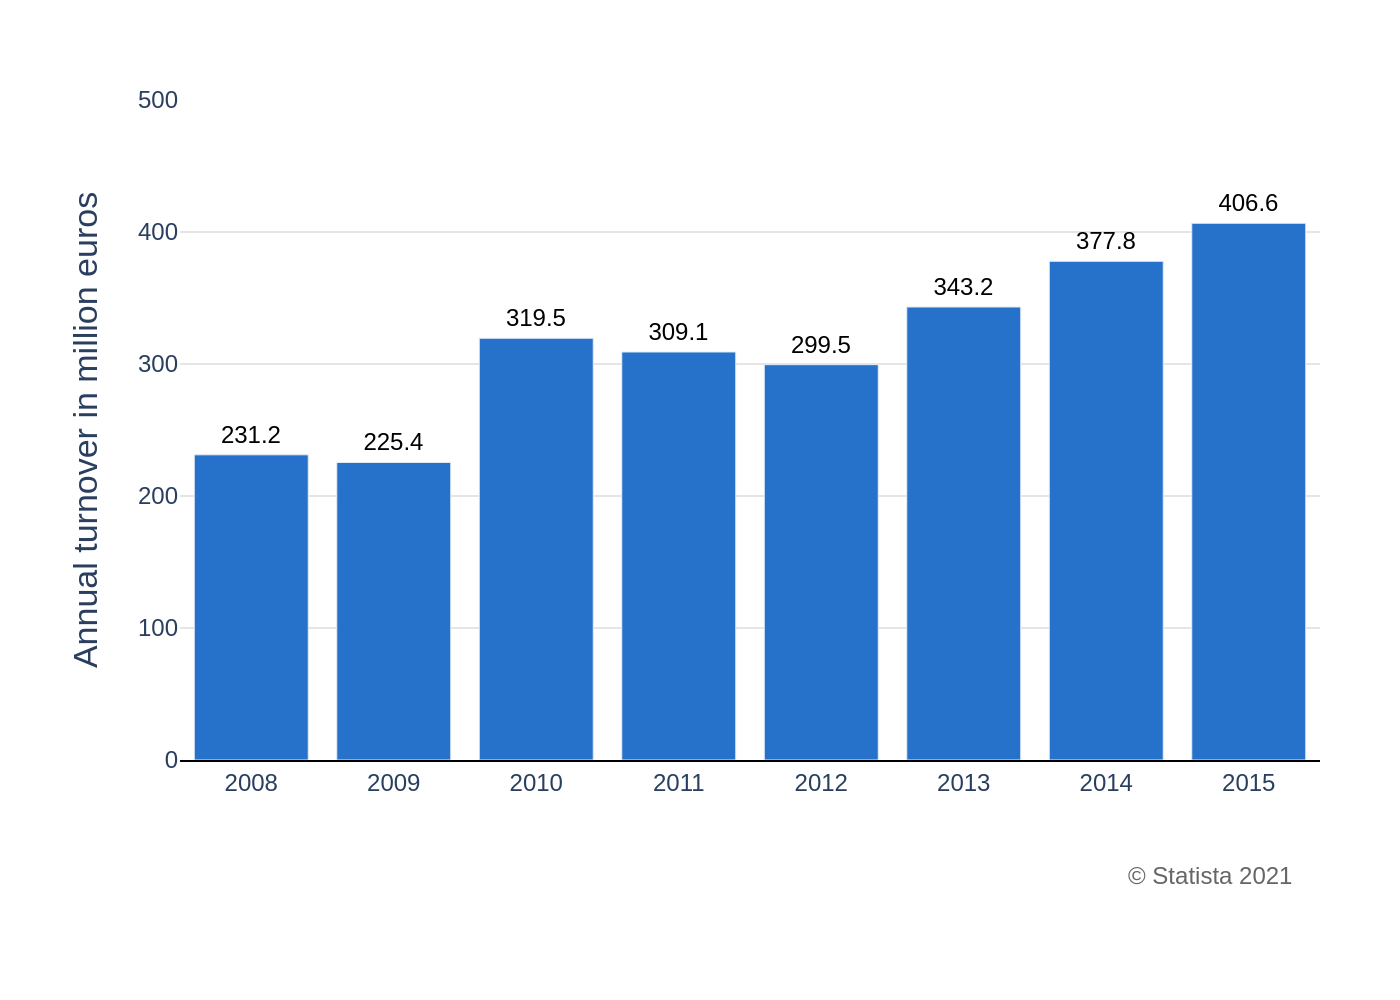

The script that drew this image:
import sys
import json
import plotly.graph_objects as go
from pathlib import Path

# Ensure a JSON file path is provided as a command-line argument
if len(sys.argv) != 2:
    print("Usage: python generate_chart.py <path_to_json_file>")
    sys.exit(1)

json_path = sys.argv[1]

# Read and decode the JSON file
try:
    with open(json_path, 'r', encoding='utf-8') as f:
        config = json.load(f)
except FileNotFoundError:
    print(f"Error: JSON file not found at '{json_path}'")
    sys.exit(1)
except json.JSONDecodeError:
    print(f"Error: Failed to decode JSON from '{json_path}'")
    sys.exit(1)

# Extract data, texts, and colors from the JSON structure
chart_data = config['chart_data']
texts = config['texts']
colors = config['colors']

# Prepare data for Plotly
x_values = [item['x'] for item in chart_data]
y_values = [item['y'] for item in chart_data]

# Create the figure object
fig = go.Figure()

# Add the bar trace with data values as text labels
fig.add_trace(go.Bar(
    x=x_values,
    y=y_values,
    text=[f'{val:.1f}' for val in y_values],
    textposition='outside',
    marker_color=colors['bar_color'],
    cliponaxis=False,  # Allow text to be drawn outside the plot area
    textfont=dict(
        family="Arial",
        size=12,
        color='black'
    )
))

# Build combined title string from JSON data
title_text = ""
if texts.get('title'):
    title_text += f"<b>{texts['title']}</b>"
if texts.get('subtitle'):
    title_text += f"<br><sub>{texts['subtitle']}</sub>"

# Build annotations for source text
annotations = []
if texts.get('source'):
    annotations.append(dict(
        text=texts['source'],
        xref='paper', yref='paper',
        x=0.98, y=-0.15,
        xanchor='right', yanchor='top',
        showarrow=False,
        font=dict(family="Arial", size=12, color='#666666')
    ))

# Update layout for a professional and accurate appearance
fig.update_layout(
    title=dict(
        text=title_text,
        x=0.05,
        xanchor='left'
    ),
    xaxis=dict(
        title_text=texts.get('x_axis_title'),
        showgrid=False,
        showline=True,
        linecolor='black',
        linewidth=1,
        tickfont=dict(family="Arial", size=12)
    ),
    yaxis=dict(
        title_text=texts.get('y_axis_title'),
        range=[0, 500],
        showgrid=True,
        gridcolor='#e5e5e5',
        showline=False,
        tickfont=dict(family="Arial", size=12)
    ),
    font=dict(
        family="Arial",
        size=14
    ),
    plot_bgcolor='white',
    paper_bgcolor='white',
    showlegend=False,
    margin=dict(l=90, r=40, t=50, b=120),
    annotations=annotations
)

# Determine the output filename from the input JSON path
output_filename_base = Path(json_path).stem
output_png_path = f"{output_filename_base}.png"

# Save the figure to a high-resolution PNG file
fig.write_image(output_png_path, scale=2)

print(f"Chart successfully generated and saved to '{output_png_path}'")
